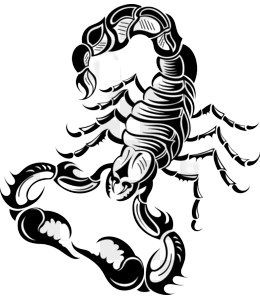
#> input picture test_img/tattoo-removebg-preview.png, 260 x 300 px
$ python img_resize.py
#> lines starting #> are read from the running program, lines starting #| are printed output that depends on the picture
from PIL import Image

img = Image.open("../test_img/tattoo-removebg-preview.png")
#> img is the input picture: PIL image 260x300 RGBA; mean R, G, B, A 42.1, 42.1, 42.1, 81

w, h = img.size
#> w = 260; h = 300
print(w, h)
#| 260 300

imgg = img.resize((18, 22))
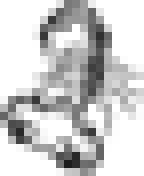
#> imgg: PIL image 18x22 RGBA (shown 8 times larger); mean R, G, B, A 53, 53, 53, 81.5; transparent parts drawn white

imgg.save("../test_img/rs_tattoo.png")


# img = Image.open("../test_img/000010.jpg")

# # w, h = img.size
# # print(w, h)

# imgg = img.resize((128, 128))

# imgg.save("../test_img/rs_man.jpg")
